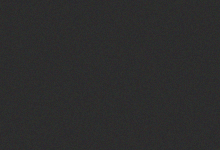
#> input picture tools/bench_fixtures/frame_01.png, 220 x 150 px; its folder holds 3 pictures in this run
$ python bench_vision.py
#> lines starting #> are read from the running program, lines starting #| are printed output that depends on the picture
### evealert/tools/vision.py
import logging
import zlib

import cv2 as cv
import numpy as np

from evealert.constants import (
    CV_DETECTION_COLOR,
    CV_LINE_TYPE,
    CV_RECTANGLE_THICKNESS,
    DETECTION_THRESHOLD_MAX,
    DETECTION_THRESHOLD_MIN,
    GROUP_RECTANGLES_EPS,
    GROUP_RECTANGLES_THRESHOLD,
)
from evealert.exceptions import RegionSizeError, ScreenshotError

logger = logging.getLogger("tools")


class Vision:
    """Computer vision handler for EVE Online UI element detection.

    Uses OpenCV template matching to detect enemy players and faction spawns
    in EVE Online screenshots. Supports multiple template images and various
    UI scaling factors.

    Attributes:
        needle_imgs: List of template images to match
        needle_dims: Dimensions of each template image
        method: OpenCV template matching method
        debug_mode: Show enemy detection visualization
        debug_mode_faction: Show faction detection visualization
    """

    # Template matching method — TM_CCOEFF_NORMED
    # There are 6 methods: TM_CCOEFF, TM_CCOEFF_NORMED, TM_CCORR, TM_CCORR_NORMED, TM_SQDIFF, TM_SQDIFF_NORMED
    def __init__(self, needle_img_paths, method=cv.TM_CCOEFF_NORMED):
        # Load the images we're trying to match. cv.imread returns None for
        # unreadable/corrupt/non-image files (rather than raising), so skip
        # those instead of crashing on img.shape — the Image Manager lets
        # users add arbitrary files to the img/ dir (#113). needle_paths and
        # needle_imgs are kept index-aligned because vision_process zips them.
#> called with method = 5
        self.needle_paths = []
        self.needle_imgs = []
        for path in needle_img_paths:
            img = cv.imread(path, cv.IMREAD_UNCHANGED)
            if img is None:
                logger.warning("Vision: skipping unreadable template image: %s", path)
                continue
            # Normalize channel layout once at load time (#175) -- this used
            # to run on every vision_process() call (~10x/sec) even though a
            # needle's pixel data never changes after load.
            if img.shape[-1] == 4:
                img = cv.cvtColor(img, cv.COLOR_BGRA2BGR)
            elif len(img.shape) == 2:
                img = cv.cvtColor(img, cv.COLOR_GRAY2BGR)
            self.needle_paths.append(path)
            self.needle_imgs.append(img)
        # Save the dimensions of the (valid) needle images
        self.needle_dims = [(img.shape[1], img.shape[0]) for img in self.needle_imgs]
#> self.needle_dims = []

        self.method = method
        self.debug_mode = False
        self.debug_mode_faction = False
        self.enemy = None
        self.faction = None

        # #175 performance pass:
        # - Per-needle (scale, normalized_img, scaled_dims) cache, keyed by
        #   needle index -- dtype-casting/cv.normalize()/downscale-resize of
        #   a needle produce the same result every frame until either the
        #   haystack dtype or the downscale factor changes, so redoing it
        #   ~10x/sec per needle was pure waste.
        self._needle_norm_cache: list = [None] * len(self.needle_imgs)
        # - Per-vision_mode (frame_hash, points) cache. Local chat (and most
        #   D-scan/faction regions) is visually static most of the time --
        #   when the captured region is byte-identical to the previous
        #   frame, the detection result MUST be identical too, so re-running
        #   cv.matchTemplate for every needle is skippable with zero
        #   correctness cost. Disabled while the matching debug/calibration
        #   window is open for that mode, so the live preview always
        #   reflects a fresh pass.
        self._frame_cache: dict = {}
        # Per-needle hit counters (this session), surfaced via
        # get_needle_hit_counts() for diagnostics/benchmarking.
        #
        # #175's design note proposed also using hit counts to stop scanning
        # further needles once one has matched ("early exit"). That would
        # silently drop points from any OTHER needle that also matches the
        # same frame -- and _enemy_points (every matched point, not just a
        # yes/no boolean) is load-bearing for AlertAgent's per-enemy dedup
        # (#100) and OCR row correlation (#213): two simultaneously-present
        # enemies matched by two different template variants would collapse
        # to one. All needles are still scanned every non-cached frame;
        # only the frame-level cache above and the per-needle normalization
        # cache below skip redundant work, and neither can drop a real,
        # currently-visible match.
        self._needle_hit_counts: dict = {}

    # [9 lines left out: functions is_vision_open, is_faction_vision_open, not called in this run]

    def vision_process(
        self,
        haystack_img,
        threshold: int = 50,
        vision_mode: str = "Enemy",
        per_image_thresholds: dict = None,
        downscale: float = 1.0,
    ) -> tuple:
        all_points = []
        color = CV_DETECTION_COLOR
        debug = self.debug_mode if vision_mode == "Enemy" else self.debug_mode_faction

        # #175: frame-change short-circuit. Skipped while the debug/
        # calibration preview for this mode is open, so it always shows a
        # fresh pass (a cache hit would otherwise reuse the previous
        # detection_image, which has no rectangles drawn on it).
        #
        # The cache key includes threshold/per_image_thresholds/downscale,
        # not just the frame hash -- an unchanged frame with a CHANGED
        # detection parameter (e.g. the user just moved the sensitivity
        # slider in Settings) must still be re-matched. "Same frame" alone
        # is not sufficient to guarantee "same result".
        if not debug:
            frame_hash = zlib.crc32(haystack_img.tobytes())
            params_key = (
                threshold,
                downscale,
                tuple(sorted((per_image_thresholds or {}).items())),
            )
            cached = self._frame_cache.get(vision_mode)
            if cached is not None and cached[0] == frame_hash and cached[1] == params_key:
                return cached[2], haystack_img

        # Normalise the haystack once per frame (not per template)
        if len(haystack_img.shape) == 2:
            haystack_img = cv.cvtColor(haystack_img, cv.COLOR_GRAY2BGR)
        if downscale < 1.0:
            haystack_img = cv.resize(
                haystack_img, None, fx=downscale, fy=downscale,
                interpolation=cv.INTER_AREA,
            )
        haystack_img_norm = cv.normalize(haystack_img, None, 0, 255, cv.NORM_MINMAX)

        # Default global threshold
        global_threshold = max(
            min(threshold / 100, DETECTION_THRESHOLD_MAX),
            DETECTION_THRESHOLD_MIN,
        )

        for idx, (needle_img, needle_dim, needle_path) in enumerate(
            zip(self.needle_imgs, self.needle_dims, self.needle_paths)
        ):

            logger.debug("Detecting %s %s", vision_mode, idx)

            # Per-image threshold override (stored by basename)
            import os  # pylint: disable=import-outside-toplevel

            fname = os.path.basename(needle_path)
            if (
                per_image_thresholds
                and fname in per_image_thresholds
                and per_image_thresholds[fname] is not None
            ):
                img_val = per_image_thresholds[fname]
                detection_threshold = max(
                    min(img_val / 100, DETECTION_THRESHOLD_MAX), DETECTION_THRESHOLD_MIN
                )
            else:
                detection_threshold = global_threshold

            # #175: needle normalization (dtype cast + cv.normalize + any
            # downscale resize) is deterministic for a given (haystack
            # dtype, downscale) pair and a needle's pixel data never
            # changes after load, so cache it instead of redoing it every
            # ~100ms poll cycle.
            cache_entry = self._needle_norm_cache[idx]
            if (
                cache_entry is not None
                and cache_entry[0] == downscale
                and cache_entry[1].dtype == haystack_img_norm.dtype
            ):
                needle_img_norm, scaled_dim = cache_entry[1], cache_entry[2]
            else:
                scaled_needle = needle_img
                if downscale < 1.0:
                    scaled_needle = cv.resize(
                        scaled_needle, None, fx=downscale, fy=downscale,
                        interpolation=cv.INTER_AREA,
                    )
                if haystack_img_norm.dtype != scaled_needle.dtype:
                    scaled_needle = scaled_needle.astype(haystack_img_norm.dtype)
                needle_img_norm = cv.normalize(scaled_needle, None, 0, 255, cv.NORM_MINMAX)
                scaled_dim = (needle_img_norm.shape[1], needle_img_norm.shape[0])
                self._needle_norm_cache[idx] = (downscale, needle_img_norm, scaled_dim)

            # Check if the haystack image is larger than the needle image
            if (
                haystack_img.shape[0] < needle_img_norm.shape[0]
                or haystack_img.shape[1] < needle_img_norm.shape[1]
            ):
                raise RegionSizeError(
                    f"Detection {vision_mode} Error: Region is smaller than Detection Region please make a larger Area."
                )

            # Run the OpenCV template matching
            try:
                result = cv.matchTemplate(
                    haystack_img_norm, needle_img_norm, self.method
                )
            except Exception as e:
                logger.error("Detection %s Error: %s", vision_mode, e)
                # pylint: disable=raise-missing-from
                raise ScreenshotError(
                    f"Detection {vision_mode} Error: Something went wrong"
                )

            # Get positions from the match result that exceed our threshold
            locations = np.where(result >= detection_threshold)
            locations = list(zip(*locations[::-1]))

            # You'll notice a lot of overlapping rectangles get drawn.
            rectangles = []
            for loc in locations:
                rect = [int(loc[0]), int(loc[1]), scaled_dim[0], scaled_dim[1]]
                # Add every box to the list twice to retain single (non-overlapping) boxes
                rectangles.append(rect)
                rectangles.append(rect)

            # Apply group rectangles.
            rectangles, _ = cv.groupRectangles(
                rectangles,
                groupThreshold=GROUP_RECTANGLES_THRESHOLD,
                eps=GROUP_RECTANGLES_EPS,
            )

            points = []
            if len(rectangles):
                self._needle_hit_counts[idx] = self._needle_hit_counts.get(idx, 0) + 1
                # Loop over all the rectangles
                for x, y, w, h in rectangles:
                    # Determine the center position
                    center_x = x + int(w / 2)
                    center_y = y + int(h / 2)
                    if downscale < 1.0:
                        # Points must stay in ORIGINAL (undownscaled) region
                        # coordinates -- OCR row correlation (#213) and
                        # per-enemy dedup quantization both key off these.
                        center_x = int(center_x / downscale)
                        center_y = int(center_y / downscale)
                    # Save the points
                    points.append((center_x, center_y))
                    if debug:
                        # Ensure the image is writable
                        haystack_img = haystack_img.copy()
                        # Determine the box position
                        top_left = (x, y)
                        bottom_right = (x + w, y + h)
                        # Draw the box
                        try:
                            cv.rectangle(
                                haystack_img,
                                top_left,
                                bottom_right,
                                color=color,
                                lineType=CV_LINE_TYPE,
                                thickness=CV_RECTANGLE_THICKNESS,
                            )
                        except Exception as e:
                            logger.error("Rectangle Error: %s", e)

            all_points.extend(points)

        if not debug:
            self._frame_cache[vision_mode] = (frame_hash, params_key, list(all_points))
        return all_points, haystack_img

    def get_needle_hit_counts(self) -> dict:
        """Session-scoped {needle_index: match_count}, for diagnostics and
        the #175 benchmark harness."""
        return dict(self._needle_hit_counts)

    # [24 lines left out: functions clean_up, _safe_destroy_window, destroy_vision, not called in this run]

    def find(
        self,
        haystack_img,
        threshold: int = 50,
        per_image_thresholds: dict = None,
        downscale: float = 1.0,
    ) -> list:
        detection_image = None
        try:
            all_points, detection_image = self.vision_process(
                haystack_img, threshold, "Enemy", per_image_thresholds, downscale
            )
        except Exception as e:
            logger.exception("Enemy Detection Error: %s", e)
            self.destroy_vision("Enemy")
            all_points = []

        # Guard against detection_image being unbound on the error path (#111).
        if self.debug_mode and detection_image is not None:
            cv.imshow("Enemy Vision", detection_image)
            self.enemy = True
            cv.waitKey(1)
        elif self.enemy:
            self._safe_destroy_window("Enemy Vision")
            self.enemy = None
        return all_points

    # [26 lines left out: function find_faction, not called in this run]

### tools/bench_vision.py
"""Vision pipeline benchmark harness (#175, v7.2).

Dev-only tool -- lives outside evealert/, so hatchling's build (which only
includes /evealert, see pyproject.toml [tool.hatch.build]) never ships it.

Feeds a directory of captured frames through Vision.find() in a loop and
reports ms/frame, so a performance change can be measured before/after
rather than guessed at. Repeating the same frames across --iterations
models the common "Local chat hasn't changed" steady-state workload the
frame-change short-circuit targets.

Usage:
    python tools/bench_vision.py
    python tools/bench_vision.py --frames path/to/dir --iterations 200
"""

import argparse
import glob
import os
import sys
import time

import cv2 as cv

sys.path.insert(0, os.path.join(os.path.dirname(__file__), ".."))

from evealert.tools.vision import Vision  # noqa: E402


def _default_fixtures_dir() -> str:
    return os.path.join(os.path.dirname(__file__), "bench_fixtures")


def load_frames(frames_dir: str) -> list:
    """Load every frame_*.png in *frames_dir*, sorted for reproducibility."""
#> called with frames_dir = 'tools/bench_fixtures'
    paths = sorted(glob.glob(os.path.join(frames_dir, "frame_*.png")))
    frames = []
    for path in paths:
        img = cv.imread(path)
#> img is the input picture: shape (150, 220, 3); mean B, G, R 44.5, 44.5, 44.5
        if img is not None:
            frames.append((path, img))
    return frames


def run_benchmark(
    frames_dir: str,
    needle_path: str,
    iterations: int = 50,
    threshold: int = 70,
    repeat: int = 20,
) -> dict:
    """Run Vision.find() over every frame, *iterations* times, and time it.

    Each distinct frame is captured *repeat* times in a row before moving
    to the next one -- this models the real steady-state workload (Local
    chat stays visually unchanged for many consecutive ~100ms polls, then
    changes) rather than an adversarial cycle-through-N-distinct-frames
    pattern that would defeat the last-frame cache on every single call.

    Returns a dict of results rather than printing directly, so this is
    also usable as a fast smoke check from tests (see
    tests/test_bench_vision.py) without shelling out.
    """
    vision = Vision([needle_path])
    frames = load_frames(frames_dir)
#> frames = 3 items
    if not frames:
        raise RuntimeError(f"No frame_*.png files found in {frames_dir}")

    total_matches = 0
    start = time.perf_counter()
    for _ in range(iterations):
        for _, frame in frames:
            for _ in range(repeat):
                points = vision.find(frame, threshold=threshold)
                total_matches += len(points)
#> this loop made 50 passes
#> pass 1, in vision_process, `haystack_img_norm = cv.normalize(haystack_img, None, 0, 255, cv.NORM_M..`:
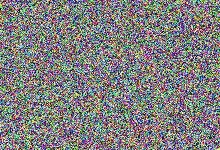
#> haystack_img_norm: shape (150, 220, 3); mean B, G, R 126.7, 127.1, 127.5
#> pass 1, in vision_process (call 41), `haystack_img_norm = cv.normalize(haystack_img, None, 0, 255, cv.NORM_M..`:
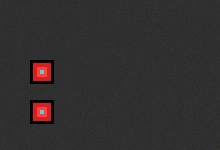
#> haystack_img_norm: shape (150, 220, 3); mean B, G, R 46.7, 46.7, 50
    elapsed = time.perf_counter() - start

    total_frames = iterations * len(frames) * repeat
    return {
        "frame_count": len(frames),
        "iterations": iterations,
        "repeat": repeat,
        "total_frames": total_frames,
        "elapsed_seconds": elapsed,
        "ms_per_frame": (elapsed / total_frames) * 1000 if total_frames else 0.0,
        "total_matches": total_matches,
        "needle_hit_counts": vision.get_needle_hit_counts(),
    }


def run_multi_client_benchmark(
    frames_dir: str,
    needle_path: str,
    n_clients: int,
    iterations: int = 50,
    threshold: int = 70,
    repeat: int = 20,
) -> dict:
    """#174: N independent Vision instances (one per simulated client),
    each with its own frame-cache, processing the same fixture set. cv.
    matchTemplate is CPU-bound, so N asyncio tasks on the single-threaded
    alert loop don't run truly in parallel -- this measures the realistic
    total CPU cost per poll cycle: N clients' worth of matching work,
    back to back, with no cache-sharing benefit across clients (each has
    independent frame content in practice).
    """
    total_elapsed = 0.0
    total_frames = 0
    total_matches = 0
    for _ in range(n_clients):
        result = run_benchmark(frames_dir, needle_path, iterations, threshold, repeat)
        total_elapsed += result["elapsed_seconds"]
        total_frames += result["total_frames"]
        total_matches += result["total_matches"]
    return {
        "n_clients": n_clients,
        "elapsed_seconds": total_elapsed,
        "total_frames": total_frames,
        "ms_per_frame": (total_elapsed / total_frames) * 1000 if total_frames else 0.0,
        "total_matches": total_matches,
    }


def main() -> None:
    parser = argparse.ArgumentParser(description=__doc__)
    parser.add_argument("--frames", default=_default_fixtures_dir(),
                         help="Directory of frame_*.png files")
    parser.add_argument("--needle", default=None,
                         help="Needle template path (default: <frames>/needle.png)")
    parser.add_argument("--iterations", type=int, default=50,
                         help="Times to replay the full frame set")
    parser.add_argument("--repeat", type=int, default=20,
                         help="Consecutive polls per frame before advancing "
                              "(models Local staying static for N polls)")
    parser.add_argument("--threshold", type=int, default=70)
    parser.add_argument("--clients", type=int, default=1,
                         help="#174: simulate N independent clients each "
                              "scanning their own copy of the frame set")
    args = parser.parse_args()

    needle = args.needle or os.path.join(args.frames, "needle.png")

    if args.clients > 1:
        result = run_multi_client_benchmark(
            args.frames, needle, args.clients, args.iterations, args.threshold, args.repeat
        )
        print(f"Clients: {result['n_clients']}  Total passes: {result['total_frames']}")
        print(f"Total elapsed: {result['elapsed_seconds']:.3f}s")
        print(f"Aggregate ms/frame: {result['ms_per_frame']:.4f}")
        print(f"Total matched points: {result['total_matches']}")
        return

    result = run_benchmark(
        args.frames, needle, args.iterations, args.threshold, args.repeat
    )

    print(f"Frames: {result['frame_count']}  "
          f"Iterations: {result['iterations']}  "
          f"Total passes: {result['total_frames']}")
#| Frames: 3  Iterations: 50  Total passes: 3000
    print(f"Elapsed: {result['elapsed_seconds']:.3f}s")
#| Elapsed: 1.333s
    print(f"ms/frame: {result['ms_per_frame']:.4f}")
#| ms/frame: 0.4444
    print(f"Total matched points: {result['total_matches']}")
#| Total matched points: 0
    print(f"Needle hit counts: {result['needle_hit_counts']}")
#| Needle hit counts: {}


if __name__ == "__main__":
    main()
